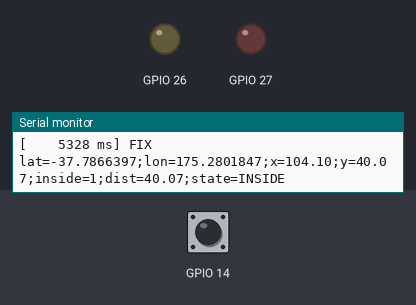
Recording of a sketch running on a simulated ESP32. Shown: output pins drawn as LEDs (lit = HIGH), the last lines printed to the serial monitor. The inputs (shaded band) are chosen by the test bench; at power-on: GPIO 14 HIGH.

Above: at 1.4 s.
1.5 s: GPIO 14 pulled LOW for 0.15 s
4.0 s: GPIO 14 pulled LOW for 1 s
At 23.25 s:
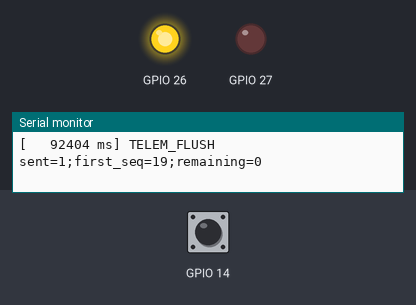
At 26.0 s:
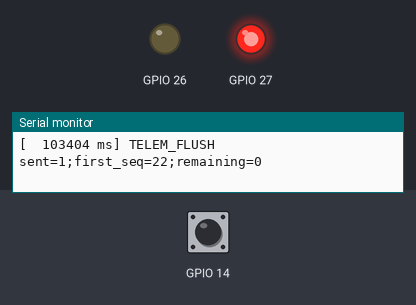
Timing chart, 0 to 27.3 s (numbered marks = the images above; inputs shaded):
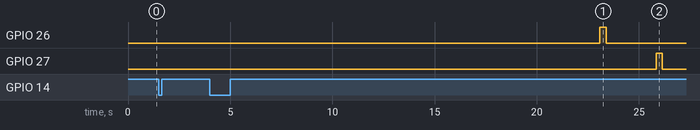

The sketch:

sketch.ino
```cpp
/*
 * sketch.ino - ESP32 entry point (Arduino-ESP32, which runs on FreeRTOS).
 *
 * Two tasks connected by a queue:
 *
 *   gps_fence_task (prio 2)                    telemetry_task (prio 1)
 *   NMEA line -> geofence -> state machine     owns the ring buffer + radio
 *   -> cues, produces telemetry records  --->  queue -> ring -> flush when online
 *                                    xQueueSend
 *
 * The ring buffer is only touched by telemetry_task, so it needs no mutex.
 * Copied to wokwi/ by tools/sync_wokwi.py.
 */
#include <Arduino.h>

#include "freertos/FreeRTOS.h"
#include "freertos/queue.h"
#include "freertos/task.h"

#include "collar_app.h"
#include "hal.h"
#include "hal_esp32.h"

static QueueHandle_t s_telem_queue;
static collar_app_t s_app;         /* static: lives in .bss, not on a task stack */
static telem_service_t s_telem;

static void gps_fence_task(void *arg)
{
    char line[128];
    telem_record_t rec;
    TickType_t last_wake = xTaskGetTickCount();
    (void)arg;

    while (hal_gps_read_line(line, sizeof line)) {
        if (collar_app_handle_line(&s_app, line, &rec)) {
            /* Don't block the fence logic if the telemetry side is slow. */
            if (xQueueSend(s_telem_queue, &rec, 0) != pdTRUE) {
                hal_log("QUEUE_FULL", "seq=%lu", (unsigned long)rec.seq);
            }
        }
        /* Fixed-rate replay: wake exactly every line period. */
        vTaskDelayUntil(&last_wake, pdMS_TO_TICKS(hal_esp32_gps_line_period_ms()));
    }
    vTaskDelay(pdMS_TO_TICKS(500)); /* let telemetry drain the queue */
    collar_app_log_summary(&s_app, &s_telem);
    hal_log("TRACK_END", "msg=press the green button or restart the simulation");
    vTaskDelete(NULL);
}

static void telemetry_task(void *arg)
{
    telem_record_t rec;
    (void)arg;

    for (;;) {
        /* Wait up to 200 ms for a record, then service the radio anyway so
         * a button press (radio back online) is noticed quickly. */
        if (xQueueReceive(s_telem_queue, &rec, pdMS_TO_TICKS(200)) == pdTRUE) {
            telem_service_enqueue(&s_telem, &rec);
        }
        telem_service_poll(&s_telem);
    }
}

void setup()
{
    Serial.begin(115200);
    delay(200);
    hal_esp32_init();
    hal_log("HELLO", "msg=virtual fence collar demo;speedup=%u", (unsigned)SIM_SPEEDUP);

    telem_service_init(&s_telem);
    if (!collar_app_init(&s_app, 0)) {
        for (;;) delay(1000);
    }

    s_telem_queue = xQueueCreate(8, sizeof(telem_record_t));
    xTaskCreate(gps_fence_task, "gps_fence", 6144, NULL, 2, NULL);
    xTaskCreate(telemetry_task, "telemetry", 4096, NULL, 1, NULL);
}

void loop()
{
    /* All work happens in the FreeRTOS tasks above. */
    vTaskDelay(pdMS_TO_TICKS(1000));
}
```

collar_app.c
```cpp
/*
 * collar_app.c - see collar_app.h.
 */
#include "collar_app.h"

#include "fence_config.h"
#include "hal.h"

bool collar_app_init(collar_app_t *app, uint8_t confirm_fixes)
{
    const nmea_stats_t zero_stats = { 0, 0, 0 };

    collar_sm_init(&app->sm, confirm_fixes);
    power_init(&app->power);
    app->nmea_stats = zero_stats;
    app->sampled_once = false;
    app->next_sample_ms = 0;
    app->interval_ms = power_interval_ms(&app->power);
    app->telem_started = false;
    app->last_telem_ms = 0;
    app->next_seq = 0;
    app->gps_samples = 0;
    app->audio_cues = 0;
    app->vibration_cues = 0;
    app->transitions = 0;
    app->last_satellites = 0;
    app->last_position = FENCE_VERTICES[0];

    if (!geofence_init(&app->fence, FENCE_VERTICES, FENCE_VERTEX_COUNT)) {
        hal_log("ERROR", "msg=invalid fence");
        return false;
    }
    hal_log("BOOT", "fence_vertices=%u;confirm_fixes=%u;warn_dist_m=%.1f",
            (unsigned)FENCE_VERTEX_COUNT, (unsigned)app->sm.confirm_fixes,
            (double)COLLAR_WARN_DIST_M);
    return true;
}

static int32_t deg_to_e7(double deg)
{
    const double scaled = deg * 1e7;
    return (int32_t)(scaled >= 0.0 ? scaled + 0.5 : scaled - 0.5);
}

/* Run one GPS sample through geofence -> state machine -> cues -> power. */
static collar_output_t process_fix(collar_app_t *app, const nmea_fix_t *fix, uint32_t now)
{
    collar_input_t in;
    collar_output_t out;
    local_point_t pos = { 0.0f, 0.0f };
    uint32_t new_interval;

    in.fix_valid = fix->fix_valid;
    in.inside = false;
    in.dist_to_edge_m = 0.0f;
    in.now_ms = now;

    if (fix->fix_valid) {
        geo_point_t g;
        g.lat_deg = fix->lat_deg;
        g.lon_deg = fix->lon_deg;
        app->last_position = g;
        pos = geofence_to_local(&app->fence, g);
        in.inside = geofence_contains(&app->fence, pos);
        in.dist_to_edge_m = geofence_distance_to_edge(&app->fence, pos);
    }

    out = collar_sm_update(&app->sm, &in);

    if (fix->fix_valid) {
        hal_log("FIX", "lat=%.7f;lon=%.7f;x=%.2f;y=%.2f;inside=%d;dist=%.2f;state=%s",
                fix->lat_deg, fix->lon_deg, (double)pos.x, (double)pos.y, in.inside ? 1 : 0,
                (double)in.dist_to_edge_m, collar_state_name(out.state));
    } else {
        hal_log("NO_FIX", "state=%s", collar_state_name(out.state));
    }

    if (out.state_changed) {
        app->transitions++;
        hal_log("STATE", "from=%s;to=%s", collar_state_name(out.prev_state),
                collar_state_name(out.state));
    }
    if (out.cue == COLLAR_CUE_AUDIO) {
        app->audio_cues++;
        hal_audio_cue();
    } else if (out.cue == COLLAR_CUE_VIBRATION) {
        app->vibration_cues++;
        hal_vibration_cue(out.vib_level);
    }

    new_interval = power_update(&app->power, fix->fix_valid, pos, out.state, now);
    if (new_interval != app->interval_ms) {
        app->interval_ms = new_interval;
        hal_log("GPS_INTERVAL", "ms=%lu;mode=%s", (unsigned long)new_interval,
                power_mode_name(app->power.mode));
    }
    return out;
}

bool collar_app_handle_line(collar_app_t *app, const char *line, telem_record_t *rec)
{
    const uint32_t now = hal_time_ms();
    nmea_fix_t fix;
    collar_output_t out;
    nmea_result_t r = nmea_parse(line, &fix, &app->nmea_stats);

    if (r != NMEA_OK) {
        if (r != NMEA_ERR_UNSUPPORTED) {
            hal_log("NMEA_REJECT", "reason=%s;rejected_total=%lu", nmea_result_name(r),
                    (unsigned long)app->nmea_stats.rejected);
        }
        return false;
    }
    if (fix.type == NMEA_SENTENCE_GGA) {
        app->last_satellites = fix.satellites; /* RMC drives the logic */
        return false;
    }

    /* Duty cycling: between samples the GPS would be powered down, so ignore
     * the fixes it would not have produced. Signed difference = wrap-safe. */
    if (app->sampled_once && (int32_t)(now - app->next_sample_ms) < 0) {
        return false;
    }
    app->sampled_once = true;
    app->gps_samples++;

    out = process_fix(app, &fix, now);
    app->next_sample_ms = now + app->interval_ms;

    /* Telemetry: periodic, plus immediately on any state change. */
    if (!out.state_changed && app->telem_started &&
        (uint32_t)(now - app->last_telem_ms) < APP_TELEM_PERIOD_MS) {
        return false;
    }
    app->telem_started = true;
    app->last_telem_ms = now;
    rec->seq = app->next_seq++;
    rec->t_ms = now;
    rec->lat_e7 = deg_to_e7(app->last_position.lat_deg);
    rec->lon_e7 = deg_to_e7(app->last_position.lon_deg);
    rec->state = (uint8_t)out.state;
    rec->fix_valid = fix.fix_valid ? 1u : 0u;
    rec->gps_fixes = (uint16_t)app->gps_samples;
    return true;
}

void collar_app_log_summary(const collar_app_t *app, const telem_service_t *ts)
{
    hal_log("SUMMARY",
            "gps_samples=%lu;nmea_ok=%lu;nmea_rejected=%lu;nmea_unsupported=%lu;transitions=%lu;audio=%lu;"
            "vibration=%lu;telem_sent=%lu;telem_dropped=%lu;telem_queued=%u;final_state=%s",
            (unsigned long)app->gps_samples, (unsigned long)app->nmea_stats.accepted,
            (unsigned long)app->nmea_stats.rejected,
            (unsigned long)app->nmea_stats.unsupported, (unsigned long)app->transitions,
            (unsigned long)app->audio_cues, (unsigned long)app->vibration_cues,
            (unsigned long)ts->sent, (unsigned long)ts->ring.dropped,
            (unsigned)telem_count(&ts->ring), collar_state_name(app->sm.state));
}

/* ---- telemetry service ---------------------------------------------------- */

static bool radio_send_record(const telem_record_t *rec, void *ctx)
{
    uint8_t frame[TELEM_ENCODED_SIZE];
    const size_t n = telem_encode(rec, frame, sizeof frame);
    (void)ctx;
    return n > 0 && hal_radio_send(frame, n);
}

void telem_service_init(telem_service_t *ts)
{
    telem_init(&ts->ring);
    ts->radio_online = true;
    ts->sent = 0;
}

void telem_service_enqueue(telem_service_t *ts, const telem_record_t *rec)
{
    if (!telem_push(&ts->ring, rec)) {
        hal_log("TELEM_DROP", "dropped_total=%lu;queued=%u", (unsigned long)ts->ring.dropped,
                (unsigned)telem_count(&ts->ring));
    }
}

void telem_service_poll(telem_service_t *ts)
{
    const bool online = hal_radio_is_online();
    telem_record_t first;
    uint16_t sent;

    if (online != ts->radio_online) {
        ts->radio_online = online;
        hal_log("RADIO", "online=%d;queued=%u", online ? 1 : 0, (unsigned)telem_count(&ts->ring));
    }
    if (!online || !telem_peek(&ts->ring, &first)) return;

    sent = telem_flush(&ts->ring, radio_send_record, 0, TELEM_CAPACITY);
    if (sent > 0) {
        ts->sent += sent;
        hal_log("TELEM_FLUSH", "sent=%u;first_seq=%lu;remaining=%u", (unsigned)sent,
                (unsigned long)first.seq, (unsigned)telem_count(&ts->ring));
    }
}
```

collar_app.h
```cpp
/*
 * collar_app.h - Glue between core logic and the HAL.
 *
 * Two independent pieces, so on the ESP32 they can live in two FreeRTOS
 * tasks connected by a queue:
 *   collar_app_*     : GPS line -> NMEA -> geofence -> state machine -> cues,
 *                      power management, and producing telemetry records.
 *   telem_service_*  : owns the telemetry ring buffer and the radio.
 */
#ifndef COLLAR_APP_H
#define COLLAR_APP_H

#include <stdbool.h>
#include <stdint.h>

#include "collar_sm.h"
#include "geofence.h"
#include "nmea.h"
#include "power.h"
#include "telemetry.h"

#ifdef __cplusplus
extern "C" {
#endif

#define APP_TELEM_PERIOD_MS 5000u /* one telemetry record every 5 s */

typedef struct {
    geofence_t fence;
    collar_sm_t sm;
    power_ctrl_t power;
    nmea_stats_t nmea_stats;

    bool sampled_once;        /* false until the first fix is processed  */
    uint32_t next_sample_ms;  /* GPS is "off" until this time             */
    uint32_t interval_ms;     /* current GPS sampling interval            */

    bool telem_started;
    uint32_t last_telem_ms;
    uint32_t next_seq;

    /* counters for the end-of-run summary */
    uint32_t gps_samples;     /* fixes actually processed (energy proxy)  */
    uint32_t audio_cues;
    uint32_t vibration_cues;
    uint32_t transitions;
    uint8_t last_satellites;
    geo_point_t last_position;  /* last valid fix, reported in telemetry  */
} collar_app_t;

typedef struct {
    telem_ring_t ring;
    bool radio_online;
    uint32_t sent;
} telem_service_t;

/* confirm_fixes: hysteresis depth for the state machine (0 = default). */
bool collar_app_init(collar_app_t *app, uint8_t confirm_fixes);

/* Process one NMEA line read at hal_time_ms(). Returns true and fills *rec
 * when a telemetry record should be queued. */
bool collar_app_handle_line(collar_app_t *app, const char *line, telem_record_t *rec);

void collar_app_log_summary(const collar_app_t *app, const telem_service_t *ts);

void telem_service_init(telem_service_t *ts);
void telem_service_enqueue(telem_service_t *ts, const telem_record_t *rec);
/* Check the radio; if online, flush queued records oldest-first. */
void telem_service_poll(telem_service_t *ts);

#ifdef __cplusplus
}
#endif

#endif /* COLLAR_APP_H */
```

collar_sm.c
```cpp
/*
 * collar_sm.c - see collar_sm.h.
 */
#include "collar_sm.h"

void collar_sm_init(collar_sm_t *sm, uint8_t confirm_fixes)
{
    sm->state = COLLAR_STATE_INSIDE;
    sm->candidate = COLLAR_STATE_INSIDE;
    sm->candidate_count = 0;
    sm->confirm_fixes = (confirm_fixes == 0) ? (uint8_t)COLLAR_CONFIRM_FIXES : confirm_fixes;
    sm->vib_level = 0;
    sm->last_vib_ms = 0;
}

/* Which state does this single fix suggest? */
static collar_state_t classify(const collar_input_t *in)
{
    if (!in->inside) return COLLAR_STATE_BREACH;
    if (in->dist_to_edge_m < COLLAR_WARN_DIST_M) return COLLAR_STATE_WARNING;
    return COLLAR_STATE_INSIDE;
}

/* Actions on entering a new state. */
static void on_enter(collar_sm_t *sm, collar_state_t from, uint32_t now_ms,
                     collar_output_t *out)
{
    switch (sm->state) {
    case COLLAR_STATE_WARNING:
        sm->vib_level = 0;
        /* Audio only when approaching from inside. Coming back from BREACH
         * the animal is doing the right thing, so stay quiet. */
        if (from == COLLAR_STATE_INSIDE) out->cue = COLLAR_CUE_AUDIO;
        break;
    case COLLAR_STATE_BREACH:
        sm->vib_level = 1;
        sm->last_vib_ms = now_ms;
        out->cue = COLLAR_CUE_VIBRATION;
        out->vib_level = 1;
        break;
    case COLLAR_STATE_INSIDE:
    default:
        sm->vib_level = 0; /* back inside: reset escalation */
        break;
    }
}

collar_output_t collar_sm_update(collar_sm_t *sm, const collar_input_t *in)
{
    collar_output_t out;
    collar_state_t target;

    out.state_changed = false;
    out.prev_state = sm->state;
    out.state = sm->state;
    out.cue = COLLAR_CUE_NONE;
    out.vib_level = 0;

    if (!in->fix_valid) {
        /* No fix: we don't know where the animal is. Hold the state, never
         * cue, and break any "consecutive fixes" streak. */
        sm->candidate_count = 0;
        return out;
    }

    target = classify(in);
    if (target == sm->state) {
        sm->candidate_count = 0; /* fix agrees with current state */
    } else {
        if (target == sm->candidate && sm->candidate_count > 0) {
            sm->candidate_count++;
        } else {
            sm->candidate = target; /* new candidate, start counting again */
            sm->candidate_count = 1;
        }
        if (sm->candidate_count >= sm->confirm_fixes) {
            const collar_state_t from = sm->state;
            sm->state = target;
            sm->candidate_count = 0;
            out.state_changed = true;
            out.state = target;
            on_enter(sm, from, in->now_ms, &out);
            return out;
        }
    }

    /* Still outside: escalate every ESCALATE_MS, up to the welfare cap.
     * Unsigned subtraction handles the 49-day millis() wrap correctly. */
    if (sm->state == COLLAR_STATE_BREACH && sm->vib_level < COLLAR_MAX_VIB_LEVEL &&
        (uint32_t)(in->now_ms - sm->last_vib_ms) >= COLLAR_ESCALATE_MS) {
        sm->vib_level++;
        sm->last_vib_ms = in->now_ms;
        out.cue = COLLAR_CUE_VIBRATION;
        out.vib_level = sm->vib_level;
    }
    return out;
}

const char *collar_state_name(collar_state_t s)
{
    switch (s) {
    case COLLAR_STATE_INSIDE: return "INSIDE";
    case COLLAR_STATE_WARNING: return "WARNING";
    case COLLAR_STATE_BREACH: return "BREACH";
    default: return "?";
    }
}
```

collar_sm.h
```cpp
/*
 * collar_sm.h - Collar behaviour state machine.
 *
 *   INSIDE  --(within WARN_DIST of edge)-->  WARNING  : audio cue
 *   any     --(outside the fence)--------->  BREACH   : vibration cue,
 *                                                        escalates every
 *                                                        ESCALATE_MS
 *   BREACH  --(back inside)--------------->  WARNING/INSIDE (no cue, the
 *                                                        animal is returning)
 *   reaching INSIDE resets the escalation level.
 *
 * Hysteresis: the new state must be seen on CONFIRM_FIXES consecutive valid
 * fixes before we switch, so one noisy GPS fix cannot flip the state.
 * Invalid fix: hold the current state and never emit a cue.
 */
#ifndef COLLAR_SM_H
#define COLLAR_SM_H

#include <stdbool.h>
#include <stdint.h>

#ifdef __cplusplus
extern "C" {
#endif

#define COLLAR_WARN_DIST_M 10.0f    /* warning band inside the fence edge     */
#define COLLAR_CONFIRM_FIXES 2u     /* consecutive fixes needed to change     */
#define COLLAR_ESCALATE_MS 10000u   /* re-cue (stronger) if still outside     */
#define COLLAR_MAX_VIB_LEVEL 3u     /* welfare cap: no more cues after this   */

typedef enum {
    COLLAR_STATE_INSIDE = 0,
    COLLAR_STATE_WARNING,
    COLLAR_STATE_BREACH
} collar_state_t;

typedef enum {
    COLLAR_CUE_NONE = 0,
    COLLAR_CUE_AUDIO,
    COLLAR_CUE_VIBRATION
} collar_cue_t;

typedef struct {
    bool fix_valid;        /* false: no usable GPS fix this time          */
    bool inside;           /* from geofence_contains()                    */
    float dist_to_edge_m;  /* from geofence_distance_to_edge()            */
    uint32_t now_ms;
} collar_input_t;

typedef struct {
    bool state_changed;
    collar_state_t prev_state;
    collar_state_t state;
    collar_cue_t cue;      /* what the app should play right now          */
    uint8_t vib_level;     /* 1..COLLAR_MAX_VIB_LEVEL when cue == VIBRATION */
} collar_output_t;

typedef struct {
    collar_state_t state;
    collar_state_t candidate;   /* state we might switch to               */
    uint8_t candidate_count;    /* consecutive fixes agreeing with it     */
    uint8_t confirm_fixes;      /* hysteresis depth (normally 2)          */
    uint8_t vib_level;          /* current escalation level, 0 = none     */
    uint32_t last_vib_ms;       /* when the last vibration was given      */
} collar_sm_t;

/* confirm_fixes = 0 selects the default COLLAR_CONFIRM_FIXES. */
void collar_sm_init(collar_sm_t *sm, uint8_t confirm_fixes);

collar_output_t collar_sm_update(collar_sm_t *sm, const collar_input_t *in);

const char *collar_state_name(collar_state_t s);

#ifdef __cplusplus
}
#endif

#endif /* COLLAR_SM_H */
```

Source omitted: geofence.c (3602 bytes), geofence.h (1961 bytes), nmea.c (8030 bytes), nmea.h (2353 bytes), power.c (1936 bytes), power.h (1350 bytes), telemetry.c (2080 bytes), telemetry.h (2685 bytes), track_data.h (38579 bytes), fence_config.h (792 bytes), hal.h (1364 bytes), hal_esp32.cpp (3663 bytes) and 1 more
